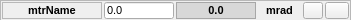
<?xml version="1.0" encoding="UTF-8"?>
<ui version="4.0">
 <class>Form</class>
 <widget class="QWidget" name="Form">
  <property name="geometry">
   <rect>
    <x>0</x>
    <y>0</y>
    <width>351</width>
    <height>20</height>
   </rect>
  </property>
  <property name="minimumSize">
   <size>
    <width>0</width>
    <height>20</height>
   </size>
  </property>
  <property name="maximumSize">
   <size>
    <width>500</width>
    <height>300</height>
   </size>
  </property>
  <property name="windowTitle">
   <string>Form</string>
  </property>
  <layout class="QVBoxLayout" name="verticalLayout">
   <property name="spacing">
    <number>0</number>
   </property>
   <property name="sizeConstraint">
    <enum>QLayout::SetNoConstraint</enum>
   </property>
   <property name="margin">
    <number>0</number>
   </property>
   <item>
    <widget class="QFrame" name="frame">
     <property name="minimumSize">
      <size>
       <width>351</width>
       <height>21</height>
      </size>
     </property>
     <property name="maximumSize">
      <size>
       <width>351</width>
       <height>21</height>
      </size>
     </property>
     <property name="frameShape">
      <enum>QFrame::StyledPanel</enum>
     </property>
     <property name="frameShadow">
      <enum>QFrame::Raised</enum>
     </property>
     <layout class="QHBoxLayout" name="horizontalLayout">
      <property name="spacing">
       <number>2</number>
      </property>
      <property name="margin">
       <number>1</number>
      </property>
      <item>
       <widget class="QLabel" name="mtrNameFld">
        <property name="minimumSize">
         <size>
          <width>100</width>
          <height>0</height>
         </size>
        </property>
        <property name="maximumSize">
         <size>
          <width>16777215</width>
          <height>16777215</height>
         </size>
        </property>
        <property name="baseSize">
         <size>
          <width>0</width>
          <height>0</height>
         </size>
        </property>
        <property name="font">
         <font>
          <pointsize>8</pointsize>
          <weight>75</weight>
          <italic>false</italic>
          <bold>true</bold>
         </font>
        </property>
        <property name="autoFillBackground">
         <bool>true</bool>
        </property>
        <property name="frameShape">
         <enum>QFrame::StyledPanel</enum>
        </property>
        <property name="frameShadow">
         <enum>QFrame::Sunken</enum>
        </property>
        <property name="text">
         <string>mtrName</string>
        </property>
        <property name="alignment">
         <set>Qt::AlignCenter</set>
        </property>
        <property name="moving" stdset="0">
         <bool>false</bool>
        </property>
       </widget>
      </item>
      <item>
       <widget class="QLineEdit" name="setPosFld">
        <property name="minimumSize">
         <size>
          <width>50</width>
          <height>0</height>
         </size>
        </property>
        <property name="maximumSize">
         <size>
          <width>70</width>
          <height>16777215</height>
         </size>
        </property>
        <property name="font">
         <font>
          <pointsize>8</pointsize>
          <weight>50</weight>
          <bold>false</bold>
         </font>
        </property>
        <property name="toolTip">
         <string/>
        </property>
        <property name="styleSheet">
         <string notr="true"/>
        </property>
        <property name="text">
         <string>0.0</string>
        </property>
       </widget>
      </item>
      <item>
       <widget class="QLabel" name="posFbkLbl">
        <property name="minimumSize">
         <size>
          <width>80</width>
          <height>0</height>
         </size>
        </property>
        <property name="maximumSize">
         <size>
          <width>70</width>
          <height>30</height>
         </size>
        </property>
        <property name="baseSize">
         <size>
          <width>0</width>
          <height>0</height>
         </size>
        </property>
        <property name="palette">
         <palette>
          <active>
           <colorrole role="WindowText">
            <brush brushstyle="SolidPattern">
             <color alpha="255">
              <red>0</red>
              <green>0</green>
              <blue>0</blue>
             </color>
            </brush>
           </colorrole>
           <colorrole role="Button">
            <brush brushstyle="SolidPattern">
             <color alpha="255">
              <red>216</red>
              <green>216</green>
              <blue>216</blue>
             </color>
            </brush>
           </colorrole>
           <colorrole role="Light">
            <brush brushstyle="SolidPattern">
             <color alpha="255">
              <red>255</red>
              <green>255</green>
              <blue>255</blue>
             </color>
            </brush>
           </colorrole>
           <colorrole role="Midlight">
            <brush brushstyle="SolidPattern">
             <color alpha="255">
              <red>235</red>
              <green>235</green>
              <blue>235</blue>
             </color>
            </brush>
           </colorrole>
           <colorrole role="Dark">
            <brush brushstyle="SolidPattern">
             <color alpha="255">
              <red>108</red>
              <green>108</green>
              <blue>108</blue>
             </color>
            </brush>
           </colorrole>
           <colorrole role="Mid">
            <brush brushstyle="SolidPattern">
             <color alpha="255">
              <red>144</red>
              <green>144</green>
              <blue>144</blue>
             </color>
            </brush>
           </colorrole>
           <colorrole role="Text">
            <brush brushstyle="SolidPattern">
             <color alpha="255">
              <red>0</red>
              <green>0</green>
              <blue>0</blue>
             </color>
            </brush>
           </colorrole>
           <colorrole role="BrightText">
            <brush brushstyle="SolidPattern">
             <color alpha="255">
              <red>255</red>
              <green>255</green>
              <blue>255</blue>
             </color>
            </brush>
           </colorrole>
           <colorrole role="ButtonText">
            <brush brushstyle="SolidPattern">
             <color alpha="255">
              <red>0</red>
              <green>0</green>
              <blue>0</blue>
             </color>
            </brush>
           </colorrole>
           <colorrole role="Base">
            <brush brushstyle="SolidPattern">
             <color alpha="255">
              <red>255</red>
              <green>255</green>
              <blue>255</blue>
             </color>
            </brush>
           </colorrole>
           <colorrole role="Window">
            <brush brushstyle="SolidPattern">
             <color alpha="255">
              <red>216</red>
              <green>216</green>
              <blue>216</blue>
             </color>
            </brush>
           </colorrole>
           <colorrole role="Shadow">
            <brush brushstyle="SolidPattern">
             <color alpha="255">
              <red>0</red>
              <green>0</green>
              <blue>0</blue>
             </color>
            </brush>
           </colorrole>
           <colorrole role="AlternateBase">
            <brush brushstyle="SolidPattern">
             <color alpha="255">
              <red>235</red>
              <green>235</green>
              <blue>235</blue>
             </color>
            </brush>
           </colorrole>
           <colorrole role="ToolTipBase">
            <brush brushstyle="SolidPattern">
             <color alpha="255">
              <red>255</red>
              <green>255</green>
              <blue>220</blue>
             </color>
            </brush>
           </colorrole>
           <colorrole role="ToolTipText">
            <brush brushstyle="SolidPattern">
             <color alpha="255">
              <red>0</red>
              <green>0</green>
              <blue>0</blue>
             </color>
            </brush>
           </colorrole>
          </active>
          <inactive>
           <colorrole role="WindowText">
            <brush brushstyle="SolidPattern">
             <color alpha="255">
              <red>0</red>
              <green>0</green>
              <blue>0</blue>
             </color>
            </brush>
           </colorrole>
           <colorrole role="Button">
            <brush brushstyle="SolidPattern">
             <color alpha="255">
              <red>216</red>
              <green>216</green>
              <blue>216</blue>
             </color>
            </brush>
           </colorrole>
           <colorrole role="Light">
            <brush brushstyle="SolidPattern">
             <color alpha="255">
              <red>255</red>
              <green>255</green>
              <blue>255</blue>
             </color>
            </brush>
           </colorrole>
           <colorrole role="Midlight">
            <brush brushstyle="SolidPattern">
             <color alpha="255">
              <red>235</red>
              <green>235</green>
              <blue>235</blue>
             </color>
            </brush>
           </colorrole>
           <colorrole role="Dark">
            <brush brushstyle="SolidPattern">
             <color alpha="255">
              <red>108</red>
              <green>108</green>
              <blue>108</blue>
             </color>
            </brush>
           </colorrole>
           <colorrole role="Mid">
            <brush brushstyle="SolidPattern">
             <color alpha="255">
              <red>144</red>
              <green>144</green>
              <blue>144</blue>
             </color>
            </brush>
           </colorrole>
           <colorrole role="Text">
            <brush brushstyle="SolidPattern">
             <color alpha="255">
              <red>0</red>
              <green>0</green>
              <blue>0</blue>
             </color>
            </brush>
           </colorrole>
           <colorrole role="BrightText">
            <brush brushstyle="SolidPattern">
             <color alpha="255">
              <red>255</red>
              <green>255</green>
              <blue>255</blue>
             </color>
            </brush>
           </colorrole>
           <colorrole role="ButtonText">
            <brush brushstyle="SolidPattern">
             <color alpha="255">
              <red>0</red>
              <green>0</green>
              <blue>0</blue>
             </color>
            </brush>
           </colorrole>
           <colorrole role="Base">
            <brush brushstyle="SolidPattern">
             <color alpha="255">
              <red>255</red>
              <green>255</green>
              <blue>255</blue>
             </color>
            </brush>
           </colorrole>
           <colorrole role="Window">
            <brush brushstyle="SolidPattern">
             <color alpha="255">
              <red>216</red>
              <green>216</green>
              <blue>216</blue>
             </color>
            </brush>
           </colorrole>
           <colorrole role="Shadow">
            <brush brushstyle="SolidPattern">
             <color alpha="255">
              <red>0</red>
              <green>0</green>
              <blue>0</blue>
             </color>
            </brush>
           </colorrole>
           <colorrole role="AlternateBase">
            <brush brushstyle="SolidPattern">
             <color alpha="255">
              <red>235</red>
              <green>235</green>
              <blue>235</blue>
             </color>
            </brush>
           </colorrole>
           <colorrole role="ToolTipBase">
            <brush brushstyle="SolidPattern">
             <color alpha="255">
              <red>255</red>
              <green>255</green>
              <blue>220</blue>
             </color>
            </brush>
           </colorrole>
           <colorrole role="ToolTipText">
            <brush brushstyle="SolidPattern">
             <color alpha="255">
              <red>0</red>
              <green>0</green>
              <blue>0</blue>
             </color>
            </brush>
           </colorrole>
          </inactive>
          <disabled>
           <colorrole role="WindowText">
            <brush brushstyle="SolidPattern">
             <color alpha="255">
              <red>108</red>
              <green>108</green>
              <blue>108</blue>
             </color>
            </brush>
           </colorrole>
           <colorrole role="Button">
            <brush brushstyle="SolidPattern">
             <color alpha="255">
              <red>216</red>
              <green>216</green>
              <blue>216</blue>
             </color>
            </brush>
           </colorrole>
           <colorrole role="Light">
            <brush brushstyle="SolidPattern">
             <color alpha="255">
              <red>255</red>
              <green>255</green>
              <blue>255</blue>
             </color>
            </brush>
           </colorrole>
           <colorrole role="Midlight">
            <brush brushstyle="SolidPattern">
             <color alpha="255">
              <red>235</red>
              <green>235</green>
              <blue>235</blue>
             </color>
            </brush>
           </colorrole>
           <colorrole role="Dark">
            <brush brushstyle="SolidPattern">
             <color alpha="255">
              <red>108</red>
              <green>108</green>
              <blue>108</blue>
             </color>
            </brush>
           </colorrole>
           <colorrole role="Mid">
            <brush brushstyle="SolidPattern">
             <color alpha="255">
              <red>144</red>
              <green>144</green>
              <blue>144</blue>
             </color>
            </brush>
           </colorrole>
           <colorrole role="Text">
            <brush brushstyle="SolidPattern">
             <color alpha="255">
              <red>108</red>
              <green>108</green>
              <blue>108</blue>
             </color>
            </brush>
           </colorrole>
           <colorrole role="BrightText">
            <brush brushstyle="SolidPattern">
             <color alpha="255">
              <red>255</red>
              <green>255</green>
              <blue>255</blue>
             </color>
            </brush>
           </colorrole>
           <colorrole role="ButtonText">
            <brush brushstyle="SolidPattern">
             <color alpha="255">
              <red>108</red>
              <green>108</green>
              <blue>108</blue>
             </color>
            </brush>
           </colorrole>
           <colorrole role="Base">
            <brush brushstyle="SolidPattern">
             <color alpha="255">
              <red>216</red>
              <green>216</green>
              <blue>216</blue>
             </color>
            </brush>
           </colorrole>
           <colorrole role="Window">
            <brush brushstyle="SolidPattern">
             <color alpha="255">
              <red>216</red>
              <green>216</green>
              <blue>216</blue>
             </color>
            </brush>
           </colorrole>
           <colorrole role="Shadow">
            <brush brushstyle="SolidPattern">
             <color alpha="255">
              <red>0</red>
              <green>0</green>
              <blue>0</blue>
             </color>
            </brush>
           </colorrole>
           <colorrole role="AlternateBase">
            <brush brushstyle="SolidPattern">
             <color alpha="255">
              <red>216</red>
              <green>216</green>
              <blue>216</blue>
             </color>
            </brush>
           </colorrole>
           <colorrole role="ToolTipBase">
            <brush brushstyle="SolidPattern">
             <color alpha="255">
              <red>255</red>
              <green>255</green>
              <blue>220</blue>
             </color>
            </brush>
           </colorrole>
           <colorrole role="ToolTipText">
            <brush brushstyle="SolidPattern">
             <color alpha="255">
              <red>0</red>
              <green>0</green>
              <blue>0</blue>
             </color>
            </brush>
           </colorrole>
          </disabled>
         </palette>
        </property>
        <property name="font">
         <font>
          <pointsize>8</pointsize>
          <weight>75</weight>
          <bold>true</bold>
         </font>
        </property>
        <property name="autoFillBackground">
         <bool>true</bool>
        </property>
        <property name="frameShape">
         <enum>QFrame::StyledPanel</enum>
        </property>
        <property name="frameShadow">
         <enum>QFrame::Sunken</enum>
        </property>
        <property name="text">
         <string>0.0</string>
        </property>
        <property name="alignment">
         <set>Qt::AlignCenter</set>
        </property>
       </widget>
      </item>
      <item>
       <widget class="QLabel" name="unitsLbl">
        <property name="minimumSize">
         <size>
          <width>35</width>
          <height>0</height>
         </size>
        </property>
        <property name="font">
         <font>
          <pointsize>8</pointsize>
          <weight>75</weight>
          <bold>true</bold>
         </font>
        </property>
        <property name="text">
         <string>mrad</string>
        </property>
        <property name="alignment">
         <set>Qt::AlignCenter</set>
        </property>
       </widget>
      </item>
      <item>
       <widget class="QToolButton" name="stopBtn">
        <property name="maximumSize">
         <size>
          <width>20</width>
          <height>20</height>
         </size>
        </property>
        <property name="font">
         <font>
          <kerning>true</kerning>
         </font>
        </property>
        <property name="toolTip">
         <string>Stop</string>
        </property>
        <property name="text">
         <string/>
        </property>
        <property name="icon">
         <iconset>
          <normaloff>../../../../icons/stop.png</normaloff>../../../../icons/stop.png</iconset>
        </property>
        <property name="autoRepeatInterval">
         <number>101</number>
        </property>
       </widget>
      </item>
      <item>
       <widget class="QToolButton" name="detailsBtn">
        <property name="toolTip">
         <string>Details</string>
        </property>
        <property name="text">
         <string/>
        </property>
        <property name="icon">
         <iconset>
          <normaloff>../../../../icons/details.png</normaloff>../../../../icons/details.png</iconset>
        </property>
        <property name="checkable">
         <bool>true</bool>
        </property>
       </widget>
      </item>
     </layout>
    </widget>
   </item>
  </layout>
 </widget>
 <resources/>
 <connections/>
</ui>
